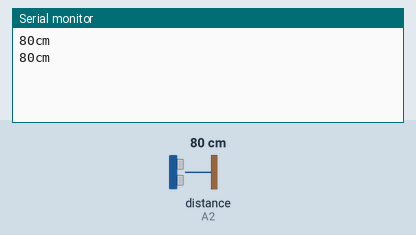
This sketch was run on a simulated Arduino Uno, built with avr-gcc and run on an emulated ATmega328P. Parts: the last lines printed to the serial monitor. Wiring (inferred from the names in the program): ultrasonic range finder: trigger A1; echo A2. The test bench sets the inputs (shaded band); at power-on: distance to the obstacle (sensor on A2) 80 cm. The echo pulse lasts 58.3 µs per cm.

Above: at 1.8 s.
1.9 s: distance to the obstacle (sensor on A2) set to 2 cm
At 2.8 s:
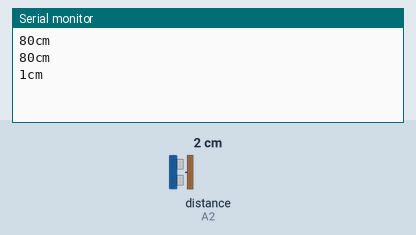
3.4 s: distance to the obstacle (sensor on A2) set to 4 cm
At 4.7 s:
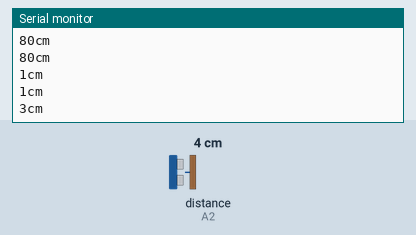
Timing chart, 0 to 6.4 s (numbered marks = the images above; inputs shaded):
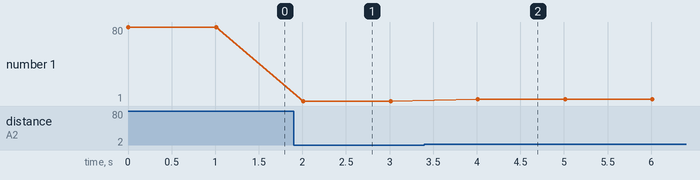

Measured:
- after the input at 1.9 s, the serial monitor: prints a new line after 0.11 s (image 1)
- after the input at 3.4 s, the serial monitor: prints a new line after 0.61 s (image 2)
- plotted number 1: 80 → 1 after the input at 1.9 s, 1 → 3 after the input at 3.4 s

The sketch:

sketch_oct14a.ino
```cpp
// Inclusão de bibliotecas.
#include <Ultrasonic.h>   // inclui biblioteca de manipulação de servos motores.
#define echoPin A2 //Pino 13 recebe o pulso do echo
#define trigPin A1 //Pino 12 envia o pulso para gerar o echo
Ultrasonic ultrasonic(trigPin, echoPin);
// Executado na inicialização do Arduino
void setup() {
  Serial.begin(9600); // inicializa a comunicação serial para Debug ou para mostrar dados em um display LCD
  pinMode(trigPin, OUTPUT);  // define o pino triger como saída.
  pinMode(echoPin, INPUT);  // define o pino echo como entrada.
}
// Loop pincipal do Arduino
void loop() {
  Serial.print( ultrasonic.Ranging(CM) ); //exibido no computador qual a medição do sensor. Essa função faz todo os cálculos e fornece as respostas
  Serial.println( "cm" );// imprime o centímetro no final
  delay(1000); //espere 1 segundo pra calcular novamente
}
```
